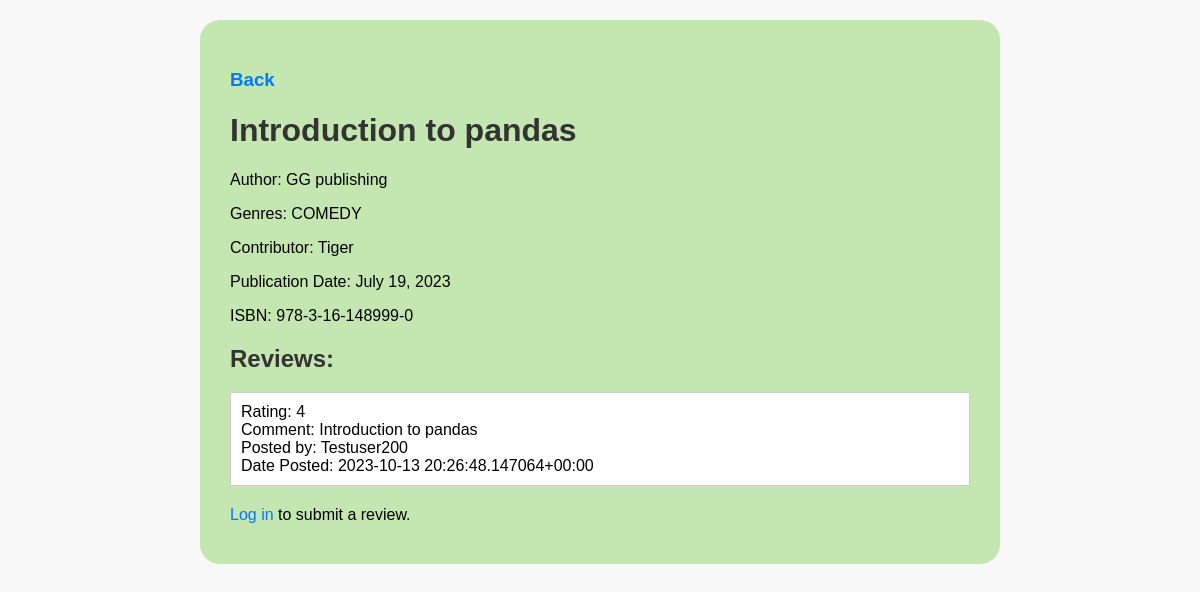
Page /book_detail/3/ on the committed database.
### reviews/models.py (models this page shows, shortened)
class Book(models.Model):
    title = models.CharField(max_length=70, help_text='the title of the book')
    publication_date = models.DateField(verbose_name='date the book was published')
    isbn = models.CharField(max_length=20, verbose_name='the isbn number of the book')
    publisher = models.ForeignKey('Publisher', on_delete=models.CASCADE)
    contributors = models.ManyToManyField('Contributor', through='BookContributor')

class Publisher(models.Model):
    name = models.CharField(max_length=50, help_text = 'the name of the publisher',)
    website = models.URLField(help_text="the publisher's website.")
    email = models.EmailField(help_text="the publisher's email address")

class Genre(models.Model):
    class GenreType(models.TextChoices):
        Horror = 'HORROR', 'horror'
        Comedy = 'COMEDY', 'comedy'
        Romance = 'ROMANCE', 'romance'
        Action = 'ACTION', 'action'
    book = models.ForeignKey(Book, on_delete=models.CASCADE)
    genre = models.CharField(verbose_name='the genre of this book', choices=GenreType.choices, max_length=20)

class Contributor(models.Model):
    first_names = models.CharField(max_length=50, help_text='the contributors first names')
    last_names = models.CharField(max_length=50, help_text='the contributors last name')
    email = models.EmailField(help_text='the contributors email')
    def __str__(self):
        return self.first_names

class Review(models.Model):
    content = models.TextField(help_text='the review text')
    rating = models.IntegerField(help_text='the rating the reviewer has given')
    date_created = models.DateTimeField(auto_now_add=True,
        help_text='the date and time the review was created'
    )
    date_edited = models.DateTimeField(null=True, help_text='the date and time the review was last edited')
    creator = models.ForeignKey(auth.get_user_model(), on_delete=models.CASCADE)
    book = models.ForeignKey(Book, on_delete=models.CASCADE, help_text='the book that this review is for')

### reviews/views.py (the view)
# urls.py: path('book_detail/<int:id>/', views.book_detail, name='book_detail'),
def book_detail(request, id):
    book = get_object_or_404(Book, id=id)
    reviews = Review.objects.filter(book=book)
    return render(request, 'book_detail.html', {'book': book, 'reviews': reviews,})

### reviews/templates/book_detail.html (shortened to what this page needs)
<!DOCTYPE html>
<html>
<head>
</head>
<body>
    <div style="background-color: #b7e2a0ca; padding: 30px; border-radius: 20px;">
        <h3><a href="{% url 'book_list' %}">Back</a></h3>
        <h1>{{ book.title|capfirst }}</h1>
        <p>Author: {{ book.publisher.name }}</p>
        <p>Genres:
            {% for genre in book.genre_set.all %}
                {{ genre.genre }}
            {% endfor %}
        </p>
        <p>Contributor: {{ book.contributors.get|capfirst }}</p>
        <p>Publication Date: {{ book.publication_date }}</p>
        <p>ISBN: {{ book.isbn }}</p>
        <h2>Reviews:</h2>
        <ul>
            {% for review in reviews|slice:":3" %}
                <li>
                    Rating: {{ review.rating|capfirst }}<br>
                    Comment: {{ review.content|capfirst }}<br>
                    Posted by: {{ review.creator.username|capfirst }}<br>
                    Date Posted: {{ review.date_created|capfirst }}
                </li>
            {% endfor %}
        </ul>
        {% if user.is_authenticated %}
            <h2>Submit a Review</h2>
            <form method="post" action="{% url 'submit_review' book.id %}">
                {% csrf_token %}
                <label for="rating">Rating:</label>
                <input type="number" name="rating" min="1" max="5" required><br>
                <label for="comment">Comment:</label><br>
                <textarea name="comment" required></textarea><br>
                <input type="submit" value="Submit">
            </form>
        {% else %}
            <p><a href="{% url 'login' %}?next=/book_detail/{{ book.id }} ">Log in</a> to submit a review.</p>
        {% endif %}
    </div>
</body>
</html>

### reviews/templates/book_detail.html (style rules this page uses)
body { font-family: Arial, sans-serif; max-width: 800px; margin: 0 auto; padding: 20px; background-color: #f8f8f8; }
h1, h2 { color: #333; }
p { margin-bottom: 10px; }
ul { list-style-type: none; padding: 0; }
ul li { margin-bottom: 20px; border: 1px solid #ccc; padding: 10px; background-color: #fff; }
a { color: #007bff; text-decoration: none; }

### rows in the picture
Book: title "Introduction to pandas", publisher.name "GG publishing", contributors.get "Tiger", publication_date "July 19, 2023", isbn "978-3-16-148999-0"
Genre: genre "COMEDY"
Review: rating "4", content "Introduction to pandas", creator.username "Testuser200", date_created "2023-10-13 20:26:48.147064+00:00"
